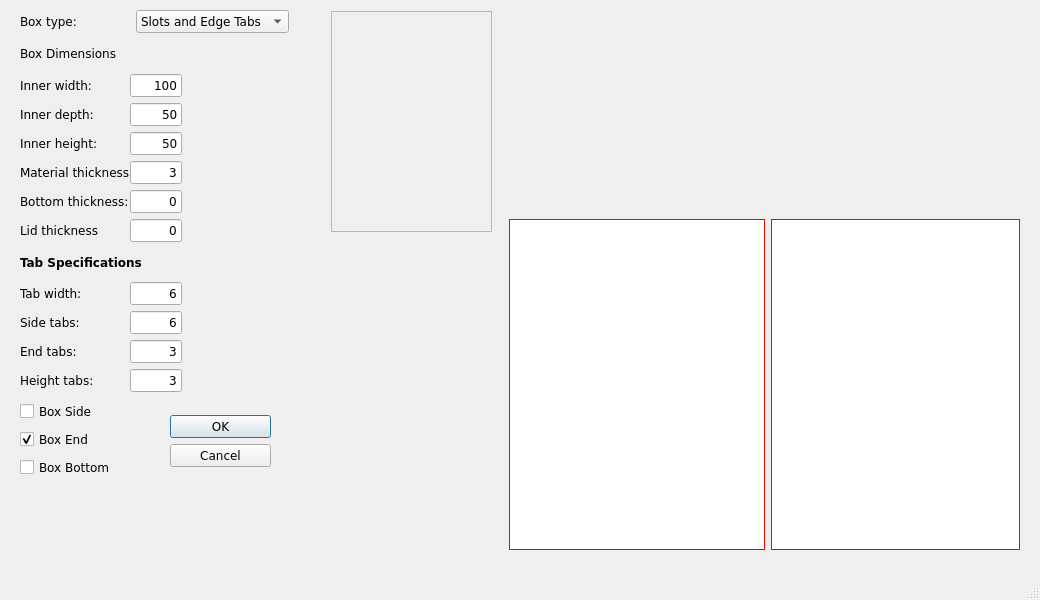
<?xml version="1.0" encoding="UTF-8"?>
<ui version="4.0">
 <class>Main</class>
 <widget class="QMainWindow" name="Main">
  <property name="geometry">
   <rect>
    <x>0</x>
    <y>0</y>
    <width>1040</width>
    <height>600</height>
   </rect>
  </property>
  <property name="font">
   <font>
    <family>verdana</family>
    <pointsize>-1</pointsize>
   </font>
  </property>
  <property name="windowTitle">
   <string>Laser Cut Box Generator</string>
  </property>
  <property name="styleSheet">
   <string notr="true">*{
	font-family: verdana;
	font-size: 12px;
}

QTextEdit{
	border: 1px solid red;
}

QLabel {
    max-width: 110px;
	min-width: 110px;
}

QLabel#lblDim, QLabel#lblSpec {
	max-width: -1;
}

QLineEdit {
    max-width: 50px;
}

QLabel[cssClass=&quot;title&quot;]{
	font-size: 16px;
	font-weight: bold;
}

QLabel::lblType{
	max-width: 75;
	min-width: -1;
}

QFrame#image{
}
</string>
  </property>
  <widget class="QWidget" name="centralwidget">
   <widget class="QWidget" name="verticalLayoutWidget_2">
    <property name="geometry">
     <rect>
      <x>20</x>
      <y>400</y>
      <width>111</width>
      <height>80</height>
     </rect>
    </property>
    <layout class="QVBoxLayout" name="verticalLayout_2">
     <item>
      <widget class="QCheckBox" name="chkSide">
       <property name="toolTip">
        <string>&lt;html&gt;&lt;head/&gt;&lt;body&gt;&lt;p&gt;Check to generate a drawing for the long side (width) of the box.&lt;/p&gt;&lt;/body&gt;&lt;/html&gt;</string>
       </property>
       <property name="text">
        <string>Box Side</string>
       </property>
       <property name="checked">
        <bool>false</bool>
       </property>
      </widget>
     </item>
     <item>
      <widget class="QCheckBox" name="chkEnd">
       <property name="toolTip">
        <string>&lt;html&gt;&lt;head/&gt;&lt;body&gt;&lt;p&gt;Check to generate a drawing for the short side (depth) of the box.&lt;/p&gt;&lt;/body&gt;&lt;/html&gt;</string>
       </property>
       <property name="text">
        <string>Box End</string>
       </property>
       <property name="checked">
        <bool>true</bool>
       </property>
      </widget>
     </item>
     <item>
      <widget class="QCheckBox" name="chkBottom">
       <property name="toolTip">
        <string>&lt;html&gt;&lt;head/&gt;&lt;body&gt;&lt;p&gt;Check to generate a drawing for the bottom of the box.&lt;/p&gt;&lt;/body&gt;&lt;/html&gt;</string>
       </property>
       <property name="text">
        <string>Box Bottom</string>
       </property>
       <property name="checked">
        <bool>false</bool>
       </property>
      </widget>
     </item>
    </layout>
   </widget>
   <widget class="QDialogButtonBox" name="buttonBox">
    <property name="geometry">
     <rect>
      <x>170</x>
      <y>410</y>
      <width>101</width>
      <height>61</height>
     </rect>
    </property>
    <property name="orientation">
     <enum>Qt::Vertical</enum>
    </property>
    <property name="standardButtons">
     <set>QDialogButtonBox::Cancel|QDialogButtonBox::Ok</set>
    </property>
    <property name="centerButtons">
     <bool>true</bool>
    </property>
   </widget>
   <widget class="QWidget" name="verticalLayoutWidget">
    <property name="geometry">
     <rect>
      <x>20</x>
      <y>10</y>
      <width>281</width>
      <height>382</height>
     </rect>
    </property>
    <layout class="QVBoxLayout" name="verticalLayout">
     <item>
      <layout class="QHBoxLayout" name="horizontalLayout">
       <item>
        <widget class="QLabel" name="lblType">
         <property name="styleSheet">
          <string notr="true"/>
         </property>
         <property name="text">
          <string>Box type:</string>
         </property>
         <property name="buddy">
          <cstring>tabTypes</cstring>
         </property>
         <property name="cssClass" stdset="0">
          <string>title</string>
         </property>
        </widget>
       </item>
       <item>
        <widget class="QComboBox" name="tabTypes">
         <property name="toolTip">
          <string>&lt;html&gt;&lt;head/&gt;&lt;body&gt;&lt;p&gt;Choose whether the box will have inset slots or edge tabs (or both) on the top and/or bottom.&lt;/p&gt;&lt;/body&gt;&lt;/html&gt;</string>
         </property>
         <property name="currentIndex">
          <number>0</number>
         </property>
         <item>
          <property name="text">
           <string>Slots and Edge Tabs</string>
          </property>
         </item>
         <item>
          <property name="text">
           <string>Slots only</string>
          </property>
         </item>
         <item>
          <property name="text">
           <string>Edge Tabs only</string>
          </property>
         </item>
        </widget>
       </item>
       <item>
        <spacer name="horizontalSpacer_3">
         <property name="orientation">
          <enum>Qt::Horizontal</enum>
         </property>
         <property name="sizeHint" stdset="0">
          <size>
           <width>40</width>
           <height>20</height>
          </size>
         </property>
        </spacer>
       </item>
      </layout>
     </item>
     <item>
      <widget class="QLabel" name="lblDim">
       <property name="sizePolicy">
        <sizepolicy hsizetype="Preferred" vsizetype="Preferred">
         <horstretch>0</horstretch>
         <verstretch>0</verstretch>
        </sizepolicy>
       </property>
       <property name="whatsThis">
        <string>title</string>
       </property>
       <property name="text">
        <string>Box Dimensions</string>
       </property>
       <property name="alignment">
        <set>Qt::AlignLeading|Qt::AlignLeft|Qt::AlignVCenter</set>
       </property>
       <property name="cssClass" stdset="0">
        <string>title</string>
       </property>
      </widget>
     </item>
     <item>
      <layout class="QGridLayout" name="gridDim">
       <property name="horizontalSpacing">
        <number>0</number>
       </property>
       <item row="4" column="1">
        <widget class="QLineEdit" name="thickness">
         <property name="toolTip">
          <string>&lt;html&gt;&lt;head/&gt;&lt;body&gt;&lt;p&gt;The thickness of the box material, used to calculate tab and slot heights.&lt;/p&gt;&lt;/body&gt;&lt;/html&gt;</string>
         </property>
         <property name="text">
          <string>3</string>
         </property>
         <property name="alignment">
          <set>Qt::AlignRight|Qt::AlignTrailing|Qt::AlignVCenter</set>
         </property>
         <property name="placeholderText">
          <string/>
         </property>
        </widget>
       </item>
       <item row="2" column="1">
        <widget class="QLineEdit" name="depth">
         <property name="toolTip">
          <string>&lt;html&gt;&lt;head/&gt;&lt;body&gt;&lt;p&gt;The inside depth of the box. The outer depth will vary with material thickness.&lt;/p&gt;&lt;/body&gt;&lt;/html&gt;</string>
         </property>
         <property name="text">
          <string>50</string>
         </property>
         <property name="alignment">
          <set>Qt::AlignRight|Qt::AlignTrailing|Qt::AlignVCenter</set>
         </property>
         <property name="placeholderText">
          <string/>
         </property>
        </widget>
       </item>
       <item row="3" column="1">
        <widget class="QLineEdit" name="height">
         <property name="toolTip">
          <string>&lt;html&gt;&lt;head/&gt;&lt;body&gt;&lt;p&gt;The inside height of the box. The outer height will vary with material thickness.&lt;/p&gt;&lt;/body&gt;&lt;/html&gt;</string>
         </property>
         <property name="text">
          <string>50</string>
         </property>
         <property name="alignment">
          <set>Qt::AlignRight|Qt::AlignTrailing|Qt::AlignVCenter</set>
         </property>
         <property name="placeholderText">
          <string/>
         </property>
        </widget>
       </item>
       <item row="5" column="1">
        <widget class="QLineEdit" name="bottomThickness">
         <property name="toolTip">
          <string>&lt;html&gt;&lt;head/&gt;&lt;body&gt;&lt;p&gt;Only necessary if bottom material is a different thickness than the sides. If set to 0, uses &lt;span style=&quot; font-style:italic;&quot;&gt;material thickness&lt;/span&gt;.&lt;/p&gt;&lt;/body&gt;&lt;/html&gt;</string>
         </property>
         <property name="text">
          <string>0</string>
         </property>
         <property name="alignment">
          <set>Qt::AlignRight|Qt::AlignTrailing|Qt::AlignVCenter</set>
         </property>
        </widget>
       </item>
       <item row="1" column="0">
        <widget class="QLabel" name="label_2">
         <property name="sizePolicy">
          <sizepolicy hsizetype="Preferred" vsizetype="Preferred">
           <horstretch>0</horstretch>
           <verstretch>0</verstretch>
          </sizepolicy>
         </property>
         <property name="text">
          <string>Inner width:</string>
         </property>
         <property name="scaledContents">
          <bool>false</bool>
         </property>
         <property name="buddy">
          <cstring>width</cstring>
         </property>
        </widget>
       </item>
       <item row="4" column="0">
        <widget class="QLabel" name="label_5">
         <property name="text">
          <string>Material thickness:</string>
         </property>
         <property name="scaledContents">
          <bool>false</bool>
         </property>
         <property name="buddy">
          <cstring>thickness</cstring>
         </property>
        </widget>
       </item>
       <item row="6" column="1">
        <widget class="QLineEdit" name="lidThickness">
         <property name="toolTip">
          <string>&lt;html&gt;&lt;head/&gt;&lt;body&gt;&lt;p&gt;Lid thickness is used to specify the distance from the top of the box to the top of the slots (if specified). If set to 0, uses &lt;span style=&quot; font-style:italic;&quot;&gt;material thickness&lt;/span&gt;.&lt;/p&gt;&lt;/body&gt;&lt;/html&gt;</string>
         </property>
         <property name="text">
          <string>0</string>
         </property>
         <property name="alignment">
          <set>Qt::AlignRight|Qt::AlignTrailing|Qt::AlignVCenter</set>
         </property>
        </widget>
       </item>
       <item row="2" column="0">
        <widget class="QLabel" name="label_3">
         <property name="text">
          <string>Inner depth:</string>
         </property>
         <property name="scaledContents">
          <bool>false</bool>
         </property>
         <property name="buddy">
          <cstring>depth</cstring>
         </property>
        </widget>
       </item>
       <item row="6" column="0">
        <widget class="QLabel" name="label_16">
         <property name="text">
          <string>Lid thickness</string>
         </property>
         <property name="buddy">
          <cstring>lidThickness</cstring>
         </property>
        </widget>
       </item>
       <item row="1" column="1">
        <widget class="QLineEdit" name="width">
         <property name="toolTip">
          <string>&lt;html&gt;&lt;head/&gt;&lt;body&gt;&lt;p&gt;The inside width of the box. The outer width will vary with material thickness.&lt;/p&gt;&lt;/body&gt;&lt;/html&gt;</string>
         </property>
         <property name="text">
          <string>100</string>
         </property>
         <property name="alignment">
          <set>Qt::AlignRight|Qt::AlignTrailing|Qt::AlignVCenter</set>
         </property>
         <property name="placeholderText">
          <string/>
         </property>
        </widget>
       </item>
       <item row="3" column="0">
        <widget class="QLabel" name="label_4">
         <property name="text">
          <string>Inner height:</string>
         </property>
         <property name="scaledContents">
          <bool>false</bool>
         </property>
         <property name="buddy">
          <cstring>height</cstring>
         </property>
        </widget>
       </item>
       <item row="5" column="0">
        <widget class="QLabel" name="label_15">
         <property name="text">
          <string>Bottom thickness:</string>
         </property>
         <property name="buddy">
          <cstring>bottomThickness</cstring>
         </property>
        </widget>
       </item>
       <item row="1" column="2">
        <spacer name="horizontalSpacer">
         <property name="orientation">
          <enum>Qt::Horizontal</enum>
         </property>
         <property name="sizeHint" stdset="0">
          <size>
           <width>40</width>
           <height>20</height>
          </size>
         </property>
        </spacer>
       </item>
      </layout>
     </item>
     <item>
      <widget class="QLabel" name="lblSpec">
       <property name="sizePolicy">
        <sizepolicy hsizetype="Preferred" vsizetype="Preferred">
         <horstretch>0</horstretch>
         <verstretch>0</verstretch>
        </sizepolicy>
       </property>
       <property name="font">
        <font>
         <family>verdana</family>
         <pointsize>-1</pointsize>
         <weight>75</weight>
         <bold>true</bold>
        </font>
       </property>
       <property name="lineWidth">
        <number>2</number>
       </property>
       <property name="text">
        <string>Tab Specifications</string>
       </property>
       <property name="alignment">
        <set>Qt::AlignLeading|Qt::AlignLeft|Qt::AlignVCenter</set>
       </property>
       <property name="cssClass" stdset="0">
        <string>title</string>
       </property>
      </widget>
     </item>
     <item>
      <layout class="QGridLayout" name="gridSpec" rowstretch="0,0,0,0,0,0,0,0,0,0">
       <property name="horizontalSpacing">
        <number>0</number>
       </property>
       <item row="8" column="1">
        <widget class="QLineEdit" name="numTabsDepth">
         <property name="toolTip">
          <string>&lt;html&gt;&lt;head/&gt;&lt;body&gt;&lt;p&gt;The number of tabs to place on the depth (short side) of the box.&lt;/p&gt;&lt;/body&gt;&lt;/html&gt;</string>
         </property>
         <property name="text">
          <string>3</string>
         </property>
         <property name="alignment">
          <set>Qt::AlignRight|Qt::AlignTrailing|Qt::AlignVCenter</set>
         </property>
         <property name="placeholderText">
          <string/>
         </property>
        </widget>
       </item>
       <item row="7" column="0">
        <widget class="QLabel" name="label_8">
         <property name="text">
          <string>Side tabs:</string>
         </property>
         <property name="scaledContents">
          <bool>false</bool>
         </property>
         <property name="buddy">
          <cstring>numTabsWidth</cstring>
         </property>
        </widget>
       </item>
       <item row="6" column="1">
        <widget class="QLineEdit" name="tabWidth">
         <property name="toolTip">
          <string>&lt;html&gt;&lt;head/&gt;&lt;body&gt;&lt;p&gt;Specifies the width of tabs and slots.&lt;/p&gt;&lt;/body&gt;&lt;/html&gt;</string>
         </property>
         <property name="text">
          <string>6</string>
         </property>
         <property name="alignment">
          <set>Qt::AlignRight|Qt::AlignTrailing|Qt::AlignVCenter</set>
         </property>
         <property name="placeholderText">
          <string/>
         </property>
        </widget>
       </item>
       <item row="7" column="1">
        <widget class="QLineEdit" name="numTabsWidth">
         <property name="toolTip">
          <string>&lt;html&gt;&lt;head/&gt;&lt;body&gt;&lt;p&gt;The number of tabs to place on the width (long side) of the box.&lt;/p&gt;&lt;/body&gt;&lt;/html&gt;</string>
         </property>
         <property name="text">
          <string>6</string>
         </property>
         <property name="alignment">
          <set>Qt::AlignRight|Qt::AlignTrailing|Qt::AlignVCenter</set>
         </property>
         <property name="placeholderText">
          <string/>
         </property>
        </widget>
       </item>
       <item row="8" column="0">
        <widget class="QLabel" name="label_9">
         <property name="text">
          <string>End tabs:</string>
         </property>
         <property name="scaledContents">
          <bool>false</bool>
         </property>
         <property name="buddy">
          <cstring>numTabsDepth</cstring>
         </property>
        </widget>
       </item>
       <item row="9" column="1">
        <widget class="QLineEdit" name="numTabsHeight">
         <property name="toolTip">
          <string>&lt;html&gt;&lt;head/&gt;&lt;body&gt;&lt;p&gt;The number of tabs to place on the height (edges) of the box.&lt;/p&gt;&lt;/body&gt;&lt;/html&gt;</string>
         </property>
         <property name="text">
          <string>3</string>
         </property>
         <property name="alignment">
          <set>Qt::AlignRight|Qt::AlignTrailing|Qt::AlignVCenter</set>
         </property>
         <property name="placeholderText">
          <string/>
         </property>
        </widget>
       </item>
       <item row="9" column="0">
        <widget class="QLabel" name="label_13">
         <property name="text">
          <string>Height tabs:</string>
         </property>
         <property name="scaledContents">
          <bool>false</bool>
         </property>
         <property name="buddy">
          <cstring>numTabsHeight</cstring>
         </property>
        </widget>
       </item>
       <item row="6" column="0">
        <widget class="QLabel" name="label_10">
         <property name="text">
          <string>Tab width:</string>
         </property>
         <property name="scaledContents">
          <bool>false</bool>
         </property>
         <property name="buddy">
          <cstring>tabWidth</cstring>
         </property>
        </widget>
       </item>
       <item row="6" column="2">
        <spacer name="horizontalSpacer_2">
         <property name="orientation">
          <enum>Qt::Horizontal</enum>
         </property>
         <property name="sizeHint" stdset="0">
          <size>
           <width>40</width>
           <height>20</height>
          </size>
         </property>
        </spacer>
       </item>
      </layout>
     </item>
    </layout>
   </widget>
   <widget class="QWidget" name="formLayoutWidget">
    <property name="geometry">
     <rect>
      <x>509</x>
      <y>219</y>
      <width>511</width>
      <height>331</height>
     </rect>
    </property>
    <layout class="QFormLayout" name="formLayout">
     <item row="0" column="0">
      <widget class="QTextEdit" name="textEdit"/>
     </item>
     <item row="0" column="1">
      <widget class="QTextEdit" name="textEdit_2"/>
     </item>
    </layout>
   </widget>
   <widget class="QFrame" name="image">
    <property name="geometry">
     <rect>
      <x>331</x>
      <y>11</y>
      <width>161</width>
      <height>221</height>
     </rect>
    </property>
    <property name="frameShape">
     <enum>QFrame::StyledPanel</enum>
    </property>
    <property name="frameShadow">
     <enum>QFrame::Raised</enum>
    </property>
   </widget>
  </widget>
  <widget class="QMenuBar" name="menubar">
   <property name="geometry">
    <rect>
     <x>0</x>
     <y>0</y>
     <width>1040</width>
     <height>20</height>
    </rect>
   </property>
  </widget>
  <widget class="QStatusBar" name="statusbar"/>
 </widget>
 <resources/>
 <connections/>
</ui>
